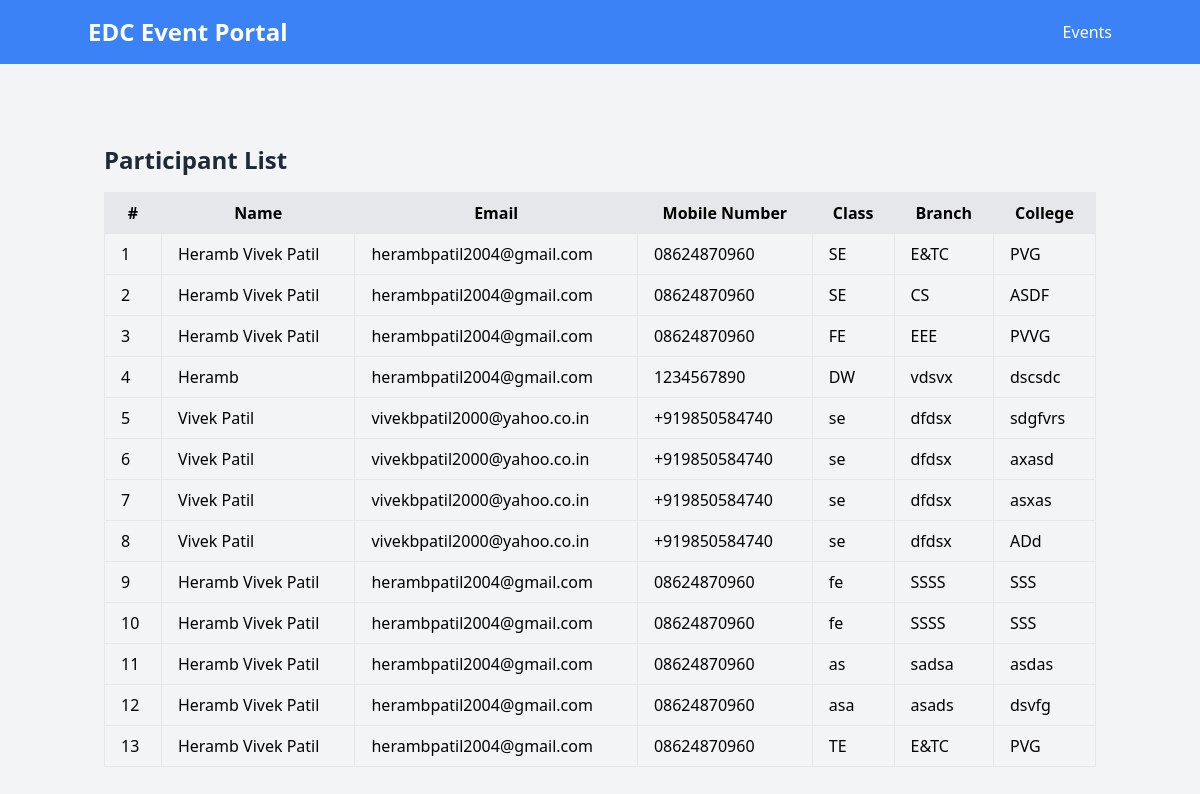
The page /participants_list/ (signed in) on the database as committed earlier.
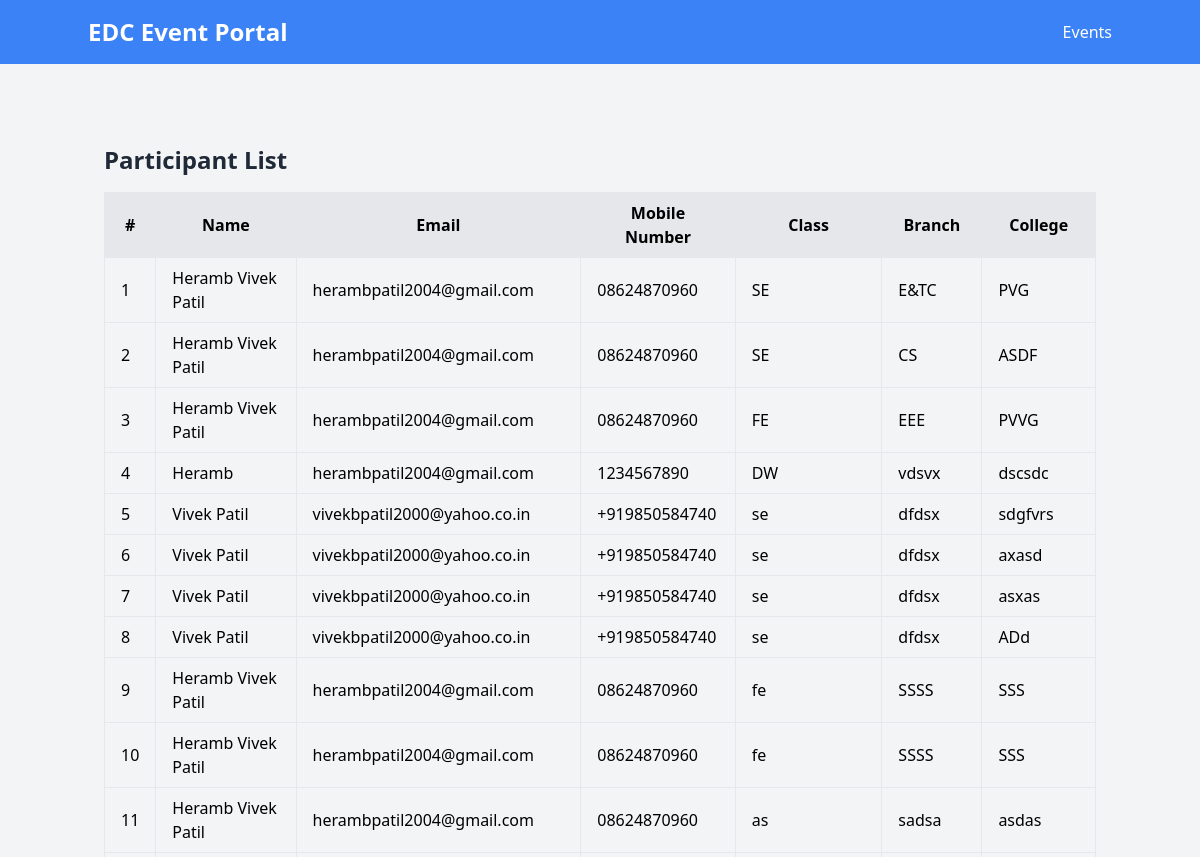
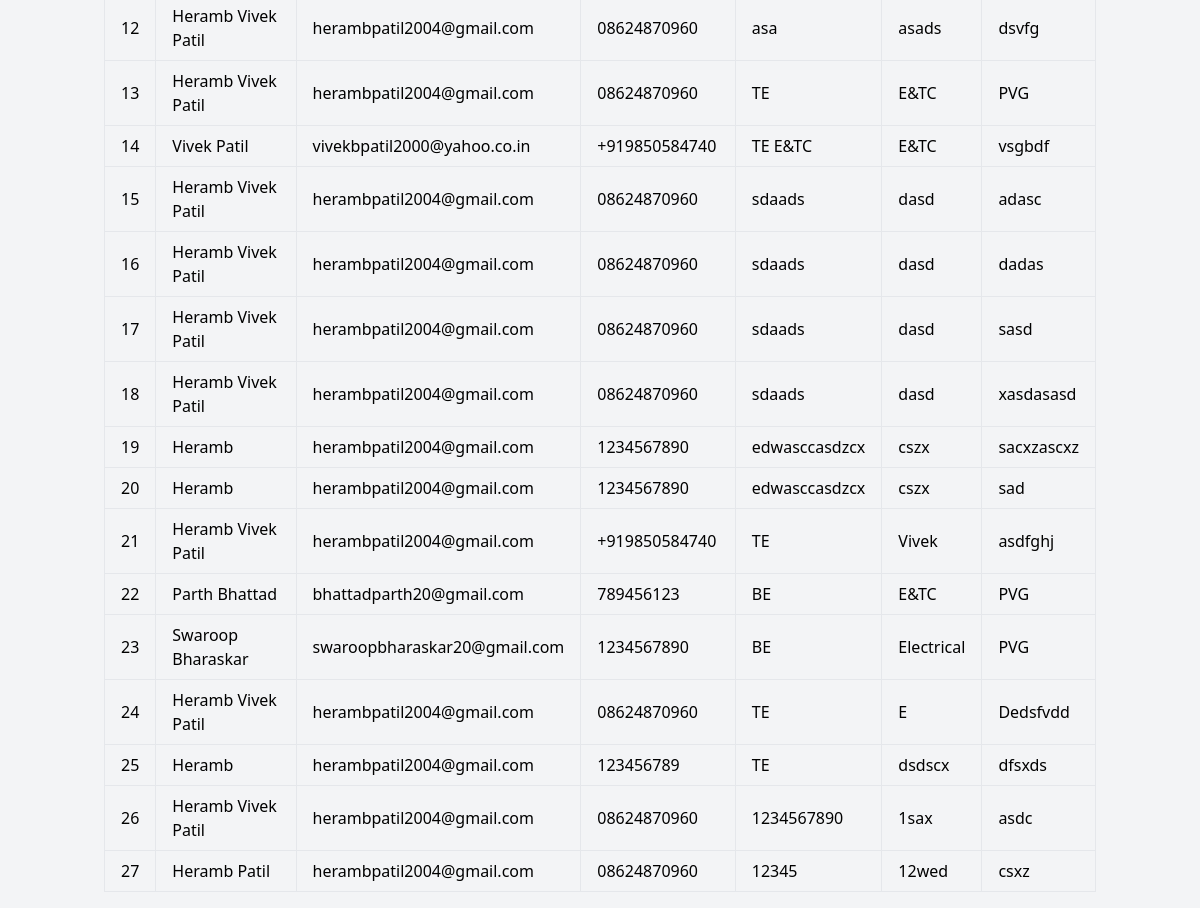
The same page on the database as committed later (2 pictures, top to bottom).
### ticketingapp/models.py (models this page shows)
class Participant(models.Model):
    event = models.ForeignKey(Event, on_delete=models.CASCADE, related_name='event_participants')
    booking_date = models.DateTimeField(auto_now_add=True)
    name = models.CharField(max_length=100)
    email = models.EmailField()
    mobile_number = models.CharField(max_length=20)
    participant_class = models.CharField(max_length=50)
    branch = models.CharField(max_length=100)
    college = models.CharField(max_length=200)

### ticketingapp/views.py (the view)
# urls.py: path('participants_list/', views.participants_list, name='participants_list'),
@staff_member_required
def participants_list(request):
    participants = Participant.objects.all()
    return render(request, 'participants_list.html', {'participants': participants})

### templates/participants_list.html
{% extends "base.html" %}
{% block content %}
<div class="container mx-auto mt-8">
    <h1 class="text-2xl font-bold mb-4 text-gray-800">Participant List</h1>
    <div class="overflow-x-auto">
        <table class="min-w-full table-auto border-collapse">
            <thead>
                <tr class="bg-gray-200">
                    <th class="border px-4 py-2">#</th>
                    <th class="border px-4 py-2">Name</th>
                    <th class="border px-4 py-2">Email</th>
                    <th class="border px-4 py-2">Mobile Number</th>
                    <th class="border px-4 py-2">Class</th>
                    <th class="border px-4 py-2">Branch</th>
                    <th class="border px-4 py-2">College</th>
                </tr>
            </thead>
            <tbody>
                {% for participant in participants %}
                <tr class="border">
                    <td class="border px-4 py-2">{{ forloop.counter }}</td>
                    <td class="border px-4 py-2">{{ participant.name }}</td>
                    <td class="border px-4 py-2">{{ participant.email }}</td>
                    <td class="border px-4 py-2">{{ participant.mobile_number }}</td>
                    <td class="border px-4 py-2">{{ participant.participant_class }}</td>
                    <td class="border px-4 py-2">{{ participant.branch }}</td>
                    <td class="border px-4 py-2">{{ participant.college }}</td>
                </tr>
                {% endfor %}
            </tbody>
        </table>
    </div>
</div>
{% endblock %}

Rows that differ between the two databases and show on the page:
added Participant: name "Vivek Patil", email "vivekbpatil2000@yahoo.co.in", mobile_number "+919850584740", participant_class "TE E&TC", branch "E&TC", college "vsgbdf"
added Participant: name "Heramb Vivek Patil", email "herambpatil2004@gmail.com", mobile_number "08624870960", participant_class "sdaads", branch "dasd", college "adasc"
added Participant: name "Heramb Vivek Patil", email "herambpatil2004@gmail.com", mobile_number "08624870960", participant_class "sdaads", branch "dasd", college "dadas"
added Participant: name "Heramb Vivek Patil", email "herambpatil2004@gmail.com", mobile_number "08624870960", participant_class "sdaads", branch "dasd", college "sasd"
added Participant: name "Heramb Vivek Patil", email "herambpatil2004@gmail.com", mobile_number "08624870960", participant_class "sdaads", branch "dasd", college "xasdasasd"
added Participant: name "Heramb", email "herambpatil2004@gmail.com", mobile_number "1234567890", participant_class "edwasccasdzcx", branch "cszx", college "sacxzascxz"
added Participant: name "Heramb", email "herambpatil2004@gmail.com", mobile_number "1234567890", participant_class "edwasccasdzcx", branch "cszx", college "sad"
added Participant: name "Heramb Vivek Patil", email "herambpatil2004@gmail.com", mobile_number "+919850584740", participant_class "TE", branch "Vivek", college "asdfghj"
added Participant: name "Parth Bhattad", email "bhattadparth20@gmail.com", mobile_number "789456123", participant_class "BE", branch "E&TC", college "PVG"
added Participant: name "Swaroop Bharaskar", email "swaroopbharaskar20@gmail.com", mobile_number "1234567890", participant_class "BE", branch "Electrical", college "PVG"
added Participant: name "Heramb Vivek Patil", email "herambpatil2004@gmail.com", mobile_number "08624870960", participant_class "TE", branch "E", college "Dedsfvdd"
added Participant: name "Heramb", email "herambpatil2004@gmail.com", mobile_number "123456789", participant_class "TE", branch "dsdscx", college "dfsxds"
added Participant: name "Heramb Vivek Patil", email "herambpatil2004@gmail.com", mobile_number "08624870960", participant_class "1234567890", branch "1sax", college "asdc"
added Participant: name "Heramb Patil", email "herambpatil2004@gmail.com", mobile_number "08624870960", participant_class "12345", branch "12wed", college "csxz"
